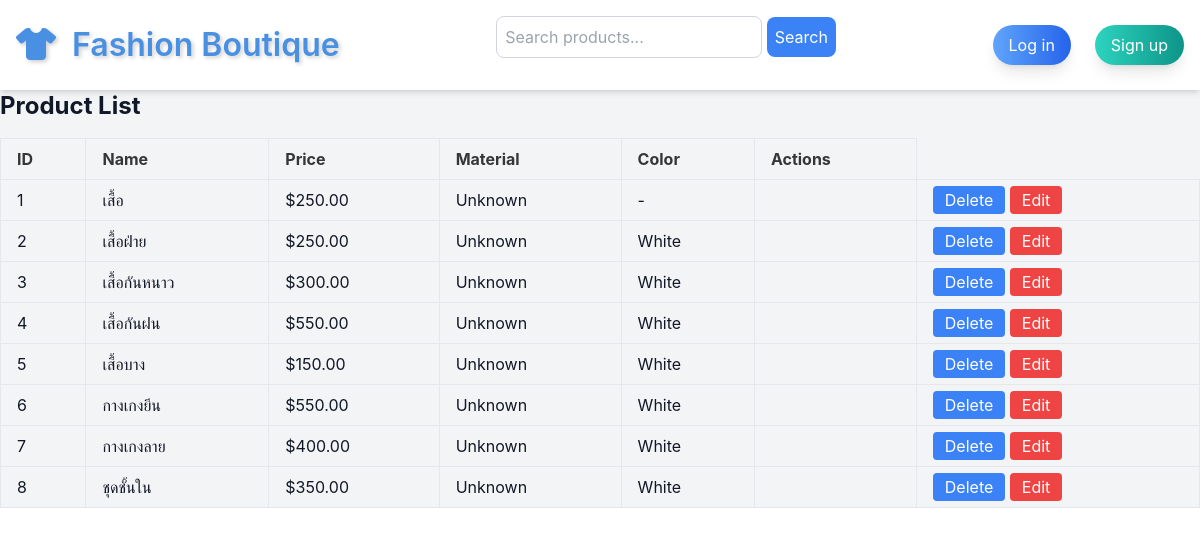
/product_list/, run on an earlier commit of the app's database.
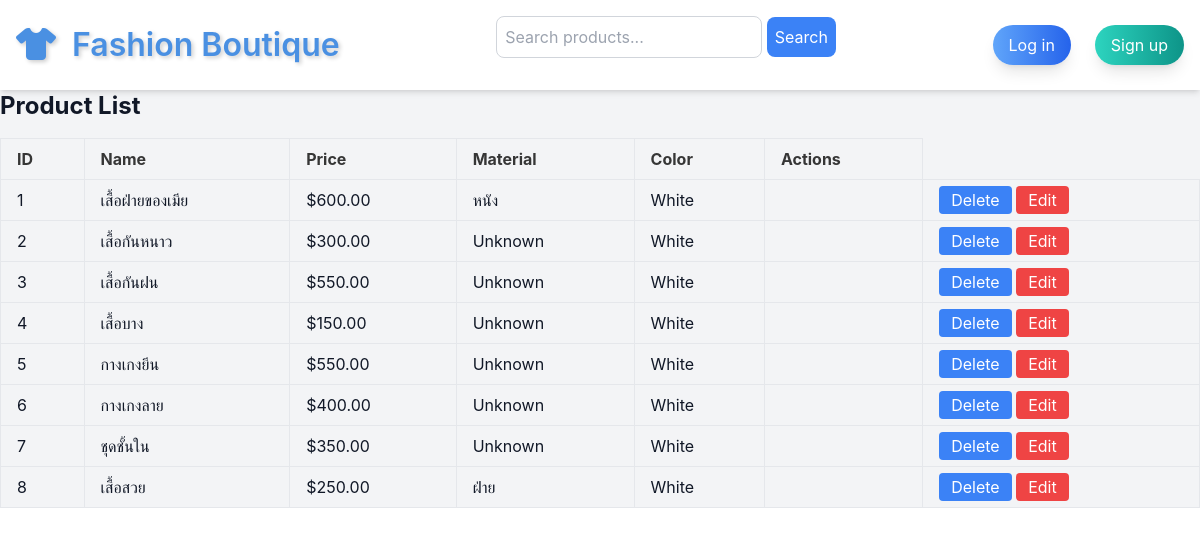
And on a later commit of the database.
### products/models.py (models this page shows, shortened)
class Product(models.Model):
    name = models.CharField(max_length=255)
    price = models.DecimalField(max_digits=10, decimal_places=2)
    description = models.TextField(default='No description provided.')  # Default description
    material = models.CharField(max_length=255, default='Unknown')  # Default material
    dimensions = models.CharField(max_length=100, default='Not specified')  # Default dimensions
    color = models.CharField(max_length=50, default='White')  # Default value is "White"
    image_url = models.URLField()  # Image URL of the product
    stock = models.PositiveIntegerField(default=0)  # เพิ่มฟิลด์นี้

### products/views.py (the view)
# urls.py: path('product_list/', views.product_list, name='product_list'),  # Use 'product_list/' instead of 'product-list/'
def product_list(request):
    products = Product.objects.all()  # หรือคุณสามารถทำการจัดการ pagination ที่นี่ได้
    return render(request, 'product_list.html', {'products': products})

### templates/product_list.html
{% extends 'base.html' %}
{% block content %}
  <h2 class="text-2xl font-bold mb-4">Product List</h2>
  <table class="table-auto w-full border-collapse">
    <thead>
      <tr>
        <th class="border px-4 py-2">ID</th>
        <th class="border px-4 py-2">Name</th>
        <th class="border px-4 py-2">Price</th>
        <th class="border px-4 py-2">Material</th>
        <th class="border px-4 py-2">Color</th>
        <th class="border px-4 py-2">Actions</th>
      </tr>
    </thead>
    <tbody>
      {% for product in products %}
        <tr>
          <td class="border px-4 py-2">{{ forloop.counter }}</td>
          <td class="border px-4 py-2">{{ product.name }}</td>
          <td class="border px-4 py-2">${{ product.price }}</td>
          <td class="border px-4 py-2">{{ product.material }}</td>
          <td class="border px-4 py-2">{{ product.color }}</td>
          <td class="border px-4 py-2">
            <td class="border px-4 py-2">
                <a href="{% url 'delete_product' product.id %}" class="bg-blue-500 text-white py-1 px-3 rounded"
                   onclick="return confirm('คุณต้องการลบ {{product.name}} หรือไม่')">Delete</a>
                <a href="{% url 'edit_product' product.id %}" class="bg-red-500 text-white py-1 px-3 rounded">Edit</a>
            </td>
          </td>
        </tr>
      {% empty %}
        <tr>
          <td colspan="6" class="text-center py-4">No products available.</td>
        </tr>
      {% endfor %}
    </tbody>
  </table>
{% endblock %}

### templates/base.html (shortened to what this page needs)
{% load compress %}
{% load static %}
<!DOCTYPE html>
<html lang="th">
<head>
    <link rel="stylesheet" href="https://cdn.jsdelivr.net/npm/bulma@0.9.3/css/bulma.min.css">
    {% compress css %}
    <link rel="stylesheet" href="{% static 'src/output.css' %}">
    {% endcompress %}
</head>
<body class="bg-gray-100 text-gray-900">
    <nav class="bg-white shadow-md">
        <div class="max-w-7xl mx-auto px-4 py-4 flex items-center justify-between">
            <div class="flex items-center">
                <a class="navbar-title" href="/">
                    <i class="fas fa-tshirt navbar-icon"></i> Fashion Boutique
                </a>
            </div>
            <form method="GET" action="{% url 'products' %}" class="mb-4">
                <input type="text" name="q" value="{{ query }}" placeholder="Search products..." class="border border-gray-300 rounded-lg p-2">
                <button type="submit" class="bg-blue-500 text-white rounded-lg p-2">Search</button>
            </form>
            <div class="hidden lg:flex space-x-6">
                {% if user.is_authenticated %}
                <a class="flex items-center space-x-2 bg-gradient-to-r from-blue-500 to-teal-500 text-white rounded-full py-2 px-4 hover:from-blue-600 hover:to-teal-600 transition-colors shadow-lg"
                    href="{% url 'products' %}">
                    <i class="fas fa-box"></i>
                    <span>Products</span>
                </a>
                <a class="flex items-center space-x-2 bg-gradient-to-r from-green-500 to-blue-500 text-white rounded-full py-2 px-4 hover:from-green-600 hover:to-blue-600 transition-colors shadow-lg"
                    href="{% url 'cart' %}">
                    <i class="fas fa-shopping-cart"></i>
                    <span>ตะกร้าสั่งซื้อ</span>
                </a>
                <a class="flex items-center space-x-2 bg-gradient-to-r from-red-500 to-yellow-500 text-white rounded-full py-2 px-4 hover:from-red-600 hover:to-yellow-600 transition-colors shadow-lg"
                    href="{% url 'wishlist_detail' %}">
                    <i class="fas fa-heart"></i>
                    <span>รายการโปรด</span>
                </a>
                {% if user.is_superuser %}
                <a class="flex items-center space-x-2 bg-gradient-to-r from-red-500 to-yellow-500 text-white rounded-full py-2 px-4 hover:from-red-600 hover:to-yellow-600 transition-colors shadow-lg"
                    href="{% url 'product_list' %}">
                    <i class="fas fa-edit"></i>
                    <span>Manage Products</span>
                </a>
                <a class="flex items-center space-x-2 bg-gradient-to-r from-orange-500 to-red-500 text-white rounded-full py-2 px-4 hover:from-orange-600 hover:to-red-600 transition-colors shadow-lg"
                    href="{% url 'product_create' %}">
                    <i class="fas fa-plus"></i>
                    <span>Add Product</span>
                </a>
                {% endif %}
                <a class="bg-gradient-to-r from-red-500 to-yellow-500 text-white rounded-full py-2 px-4 hover:from-red-600 hover:to-yellow-600 transition-colors shadow-lg"
                    href="/logout/">Logout</a>
                {% else %}
                <a class="bg-gradient-to-r from-blue-400 to-blue-600 text-white rounded-full py-2 px-4 hover:from-blue-500 hover:to-blue-700 transition-colors shadow-lg"
                    href="/login/">Log in</a>
                <a class="bg-gradient-to-r from-teal-400 to-teal-600 text-white rounded-full py-2 px-4 hover:from-teal-500 hover:to-teal-700 transition-colors shadow-lg"
                    href="/signup/">Sign up</a>
                {% endif %}
            </div>
        </div>
    </nav>
   {%block content%}
   {%endblock%}
</body>
</html>

### templates/base.html (style rules this page uses)
.navbar-title { font-size: 2rem; font-weight: 600; color: #4A90E2; text-shadow: 2px 2px 4px rgba(0, 0, 0, 0.2); transition: transform 0.3s, color 0.3s; }
.navbar-icon { margin-right: 0.5rem; transition: transform 0.3s; }

What changed in the data, as far as the page shows it:
removed Product: name "เสื้อ", price "250.00", material "Unknown", color "-"
changed Product: name "เสื้อฝ่าย" → "เสื้อฝ่ายของเมีย"; price "250.00" → "600.00"; material "Unknown" → "หนัง"
added Product: name "เสื้อสวย", price "250.00", material "ฝ่าย", color "White"
